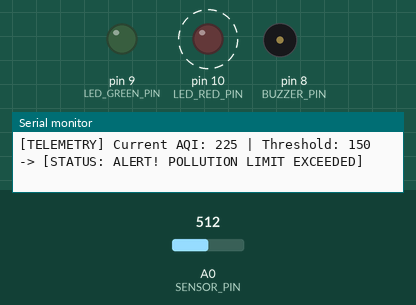
This sketch was run on a simulated Arduino Uno, built with avr-gcc and run on an emulated ATmega328P. Shown: output pins drawn as LEDs (lit = HIGH), buzzer (waves = sounding), the last lines printed to the serial monitor. Dashed ring = blinking. The inputs (shaded band) are chosen by the test bench; at power-on: A0 (SENSOR_PIN) = 512.

Above: at 1.13 s.
1.7 s: A0 (SENSOR_PIN) set to 358
4.7 s: A0 (SENSOR_PIN) set to 324
At 6.2 s:
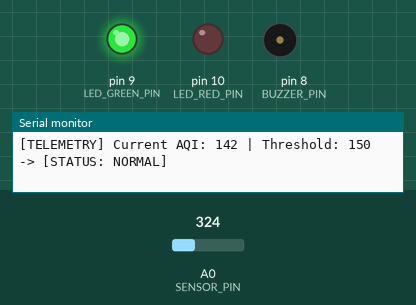
6.5 s: A0 (SENSOR_PIN) set to 511
At 7.43 s:
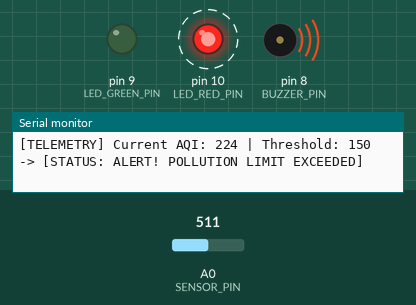
9.5 s: A0 (SENSOR_PIN) set to 306
At 9.62 s:
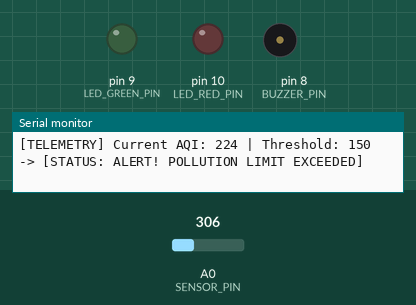
Timing chart, 0 to 12.2 s (numbered marks = the images above; inputs shaded):
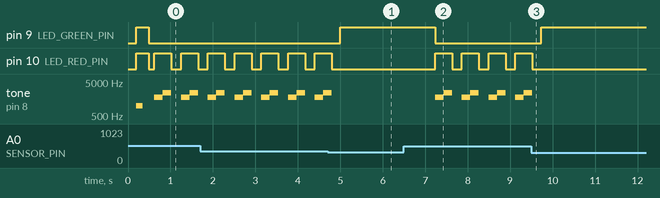

Measured:
- the behaviour switches between 341 and 340 on A0 (SENSOR_PIN) (found by bisection; images 0 and 1)
- after the input at 4.7 s, pin 9 (LED_GREEN_PIN): LOW → HIGH after 0.30 s; pin 10 (LED_RED_PIN): goes on until 4.8 s, then stays LOW; tone on pin 8 (BUZZER_PIN): goes on until 4.8 s, then stays silent
- after the input at 6.5 s, pin 9 (LED_GREEN_PIN): HIGH → LOW after 0.74 s; pin 10 (LED_RED_PIN): alternates HIGH for 0.40 s and LOW for 0.23 s, starting after 0.74 s; tone on pin 8 (BUZZER_PIN): silent → 1800 Hz after 0.74 s, then repeats every 0.63 s: 2400 Hz 0.20 s, silent 0.23 s, 1800 Hz 0.20 s
- after the input at 9.5 s, pin 9 (LED_GREEN_PIN): LOW → HIGH after 0.23 s; pin 10 (LED_RED_PIN): goes on until 9.5 s, then stays LOW; tone on pin 8 (BUZZER_PIN): goes on until 9.5 s, then stays silent
- by itself, pin 10 (LED_RED_PIN): alternates HIGH for 0.40 s and LOW for 0.23 s
- by itself, tone on pin 8 (BUZZER_PIN): repeats every 0.63 s: 2400 Hz 0.20 s, silent 0.23 s, 1800 Hz 0.20 s

The sketch:

aqi_alarm_device.ino
```cpp
/*
 * ============================================================================
 * Project: AQI Detection Alarm Device
 * Author: Sujal Kumar
 * Description: Electronic air-quality monitoring system with real-time alerts.
 * Components:
 *   - Microcontroller (Arduino Uno / Nano / ESP32)
 *   - Air Quality / Gas Sensor (MQ-135 / Optical Dust Sensor) on Analog Pin A0
 *   - Piezo Buzzer on Digital Pin 8
 *   - RGB / Status Indicator LEDs (Green: Pin 9, Red: Pin 10)
 *   - Predefined Threshold: 150 AQI (Customizable)
 * ============================================================================
 */

// Pin Definitions
const int SENSOR_PIN = A0;       // Analog pin connected to MQ-135 sensor
const int BUZZER_PIN = 8;        // Digital pin for piezo alarm buzzer
const int LED_GREEN_PIN = 9;     // Normal air quality indicator LED
const int LED_RED_PIN = 10;      // Pollution alarm indicator LED

// Predefined Safety Thresholds
const int AQI_ALARM_THRESHOLD = 150;  // Threshold to trigger alert
const int SAMPLE_COUNT = 10;          // Samples averaged for sensor stability

// Calibration constants
const float V_REF = 5.0;              // Operating voltage (5V)
const float ADC_RESOLUTION = 1023.0;  // 10-bit ADC

void setup() {
  // Initialize Serial Monitor for real-time telemetry
  Serial.begin(9600);
  while (!Serial) {
    ; // Wait for serial port to connect
  }

  // Configure I/O pins
  pinMode(BUZZER_PIN, OUTPUT);
  pinMode(LED_GREEN_PIN, OUTPUT);
  pinMode(LED_RED_PIN, OUTPUT);

  // Initial self-test sequence
  Serial.println("==================================================");
  Serial.println("   AQI DETECTION ALARM DEVICE - SYSTEM BOOT   ");
  Serial.println("   Author: Sujal Kumar                            ");
  Serial.println("==================================================");
  Serial.println("[INFO] Warming up sensor and testing alarm...");

  digitalWrite(LED_GREEN_PIN, HIGH);
  digitalWrite(LED_RED_PIN, HIGH);
  tone(BUZZER_PIN, 1000, 150);
  delay(300);
  digitalWrite(LED_GREEN_PIN, LOW);
  digitalWrite(LED_RED_PIN, LOW);

  Serial.println("[INFO] Setup complete. Monitoring ambient AQI levels...");
}

// Convert raw analog reading to approximate AQI value
int readCalculatedAQI() {
  long rawSum = 0;
  for (int i = 0; i < SAMPLE_COUNT; i++) {
    rawSum += analogRead(SENSOR_PIN);
    delay(10);
  }
  float rawAverage = (float)rawSum / SAMPLE_COUNT;
  float voltage = (rawAverage / ADC_RESOLUTION) * V_REF;

  // Approximate linear calibration curve for MQ-135 ambient air index:
  // Baseline clean air ~0.5V (30-40 AQI), polluted air ~3.0V+ (>250 AQI)
  int estimatedAQI = (int)((voltage / V_REF) * 450.0);
  if (estimatedAQI < 10) estimatedAQI = 10;

  return estimatedAQI;
}

void loop() {
  int currentAQI = readCalculatedAQI();

  // Print telemetry to Serial Monitor
  Serial.print("[TELEMETRY] Current AQI: ");
  Serial.print(currentAQI);
  Serial.print(" | Threshold: ");
  Serial.print(AQI_ALARM_THRESHOLD);

  // Check if AQI exceeds predefined limit
  if (currentAQI >= AQI_ALARM_THRESHOLD) {
    // --- HAZARD ALERT TRIGGERED ---
    Serial.println(" -> [STATUS: ALERT! POLLUTION LIMIT EXCEEDED]");

    digitalWrite(LED_GREEN_PIN, LOW);

    // Pulsing visual alarm
    digitalWrite(LED_RED_PIN, HIGH);

    // Audible alarm alert (warbling tone)
    tone(BUZZER_PIN, 1800, 200);
    delay(200);
    tone(BUZZER_PIN, 2400, 200);
    delay(200);
    digitalWrite(LED_RED_PIN, LOW);
    delay(100);
  } else {
    // --- NORMAL AIR QUALITY ---
    Serial.println(" -> [STATUS: NORMAL]");

    noTone(BUZZER_PIN);
    digitalWrite(BUZZER_PIN, LOW);
    digitalWrite(LED_RED_PIN, LOW);
    digitalWrite(LED_GREEN_PIN, HIGH);

    delay(1000); // 1-second sampling cycle under safe conditions
  }
}
```
